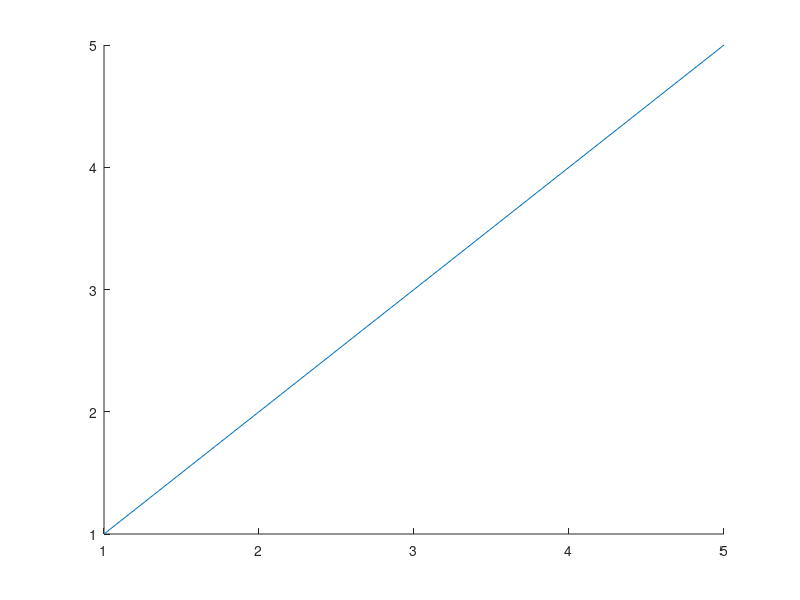
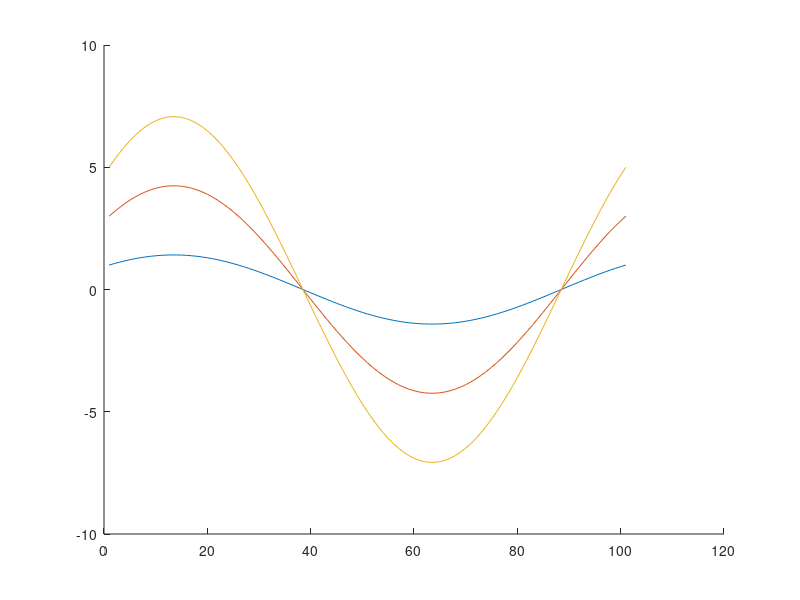

Source code (MATLAB) for these figures, in order:
close all;
clear all;

x = [1, 3, 5];
y = [1, 3, 5];

figure(1);
xlim([1 5]); ylim([1 5]);
hold on;
plot(x, y);

theta = 0:2 * pi/100:2 * pi;
c1 = x(1) * cos(theta) + y(1) * sin(theta);
c2 = x(2) * cos(theta) + y(2) * sin(theta);
c3 = x(3) * cos(theta) + y(3) * sin(theta);

figure(2); hold on;
plot(c1); plot(c2); plot(c3);

